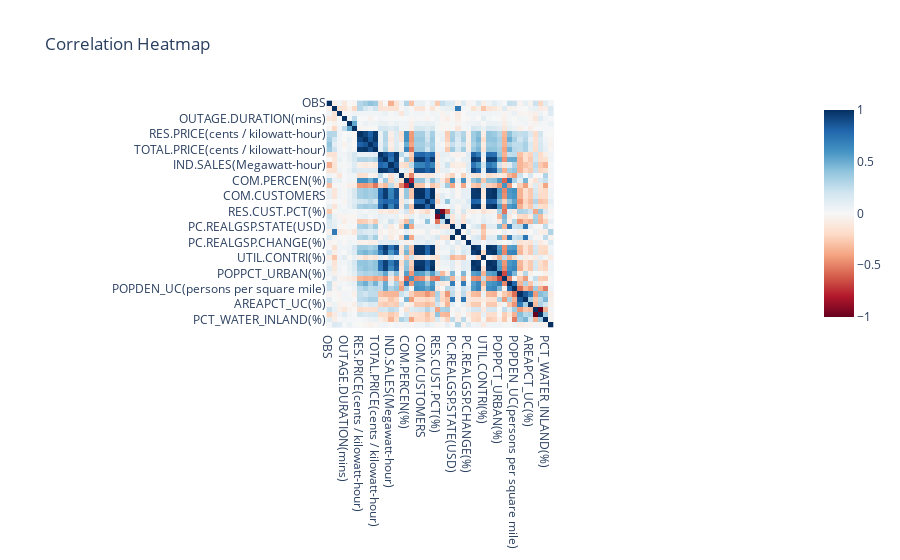

Source (notebook cell):
### Markdown cell above
Correlation between each column (Correlation Heatmap)

### Code cell
corr_matrix = df.corr()  # Assuming you want to calculate correlations between all numeric columns
fig = px.imshow(corr_matrix, color_continuous_scale='RdBu', title='Correlation Heatmap')
fig.show()

### Figure 1 — Plotly figure (JSON) as saved in the notebook; plotly's stock layout.template omitted (floating-point values rounded to 4 significant figures; data arrays with more than 128 entries replaced by an {"elided": "..."} marker saying what was removed)
{"data": [{"coloraxis": "coloraxis", "hovertemplate": "x: %{x}<br>y: %{y}<br>color: %{z}<extra></extra>", "name": "0", "type": "heatmap", "x": ["OBS", "YEAR", "MONTH", "OUTAGE.DURATION(mins)", "DEMAND.LOSS.MW(Megawatt)", "CUSTOMERS.AFFECTED", "RES.PRICE(cents / kilowatt-hour)", "COM.PRICE(cents / kilowatt-hour)", "IND.PRICE(cents / kilowatt-hour)", "TOTAL.PRICE(cents / kilowatt-hour)", "RES.SALES(Megawatt-hour)", "COM.SALES(Megawatt-hour)", "IND.SALES(Megawatt-hour)", "TOTAL.SALES(Megawatt-hour)", "RES.PERCEN(%)", "COM.PERCEN(%)", "IND.PERCEN(%)", "RES.CUSTOMERS", "COM.CUSTOMERS", "IND.CUSTOMERS", "TOTAL.CUSTOMERS", "RES.CUST.PCT(%)", "COM.CUST.PCT(%)", "IND.CUST.PCT(%)", "PC.REALGSP.STATE(USD)", "PC.REALGSP.USA(USD)", "PC.REALGSP.REL(fraction)", "PC.REALGSP.CHANGE(%)", "UTIL.REALGSP(USD)", "TOTAL.REALGSP(USD)", "UTIL.CONTRI(%)", "PI.UTIL.OFUSA(%)", "POPULATION", "POPPCT_URBAN(%)", "POPPCT_UC(%)", "POPDEN_URBAN(persons per square mile)", "POPDEN_UC(persons per square mile)", "POPDEN_RURAL(persons per square mile)", "AREAPCT_URBAN(%)", "AREAPCT_UC(%)", "PCT_LAND(%)", "PCT_WATER_TOT(%)", "PCT_WATER_INLAND(%)", "ANOMALY.LEVEL"], "xaxis": "x", "y": ["OBS", "YEAR", "MONTH", "OUTAGE.DURATION(mins)", "DEMAND.LOSS.MW(Megawatt)", "CUSTOMERS.AFFECTED", "RES.PRICE(cents / kilowatt-hour)", "COM.PRICE(cents / kilowatt-hour)", "IND.PRICE(cents / kilowatt-hour)", "TOTAL.PRICE(cents / kilowatt-hour)", "RES.SALES(Megawatt-hour)", "COM.SALES(Megawatt-hour)", "IND.SALES(Megawatt-hour)", "TOTAL.SALES(Megawatt-hour)", "RES.PERCEN(%)", "COM.PERCEN(%)", "IND.PERCEN(%)", "RES.CUSTOMERS", "COM.CUSTOMERS", "IND.CUSTOMERS", "TOTAL.CUSTOMERS", "RES.CUST.PCT(%)", "COM.CUST.PCT(%)", "IND.CUST.PCT(%)", "PC.REALGSP.STATE(USD)", "PC.REALGSP.USA(USD)", "PC.REALGSP.REL(fraction)", "PC.REALGSP.CHANGE(%)", "UTIL.REALGSP(USD)", "TOTAL.REALGSP(USD)", "UTIL.CONTRI(%)", "PI.UTIL.OFUSA(%)", "POPULATION", "POPPCT_URBAN(%)", "POPPCT_UC(%)", "POPDEN_URBAN(persons per square mile)", "POPDEN_UC(persons per square mile)", "POPDEN_RURAL(persons per square mile)", "AREAPCT_URBAN(%)", "AREAPCT_UC(%)", "PCT_LAND(%)", "PCT_WATER_TOT(%)", "PCT_WATER_INLAND(%)", "ANOMALY.LEVEL"], "yaxis": "y", "z": {"elided": "44x44 float values"}}], "layout": {"coloraxis": {"colorscale": [[0, "rgb(103,0,31)"], [0.1, "rgb(178,24,43)"], [0.2, "rgb(214,96,77)"], [0.3, "rgb(244,165,130)"], [0.4, "rgb(253,219,199)"], [0.5, "rgb(247,247,247)"], [0.6, "rgb(209,229,240)"], [0.7, "rgb(146,197,222)"], [0.8, "rgb(67,147,195)"], [0.9, "rgb(33,102,172)"], [1, "rgb(5,48,97)"]]}, "title": {"text": "Correlation Heatmap"}, "xaxis": {"anchor": "y", "constrain": "domain", "domain": [0, 1], "scaleanchor": "y"}, "yaxis": {"anchor": "x", "autorange": "reversed", "constrain": "domain", "domain": [0, 1]}}}
